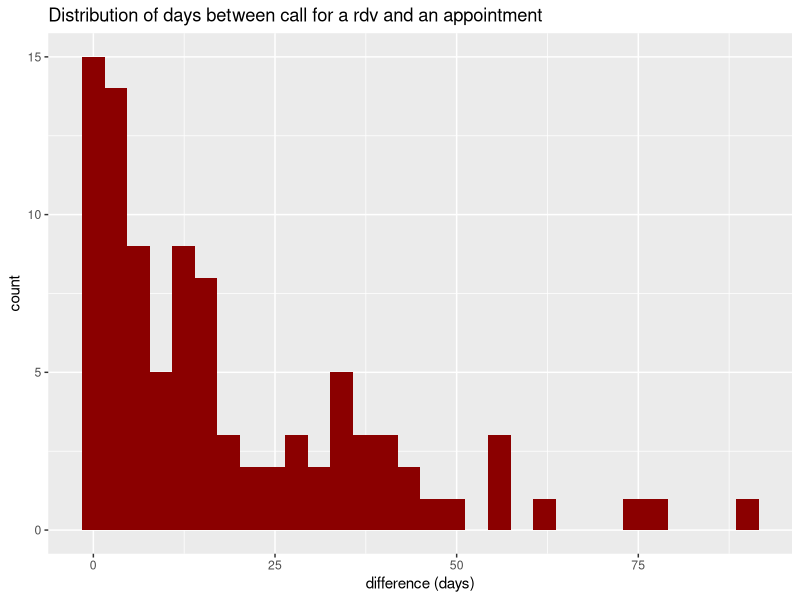
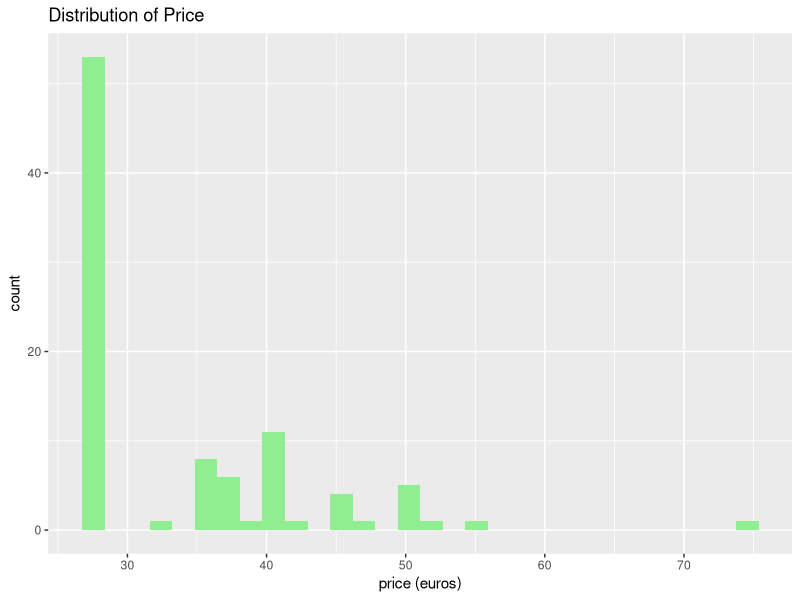
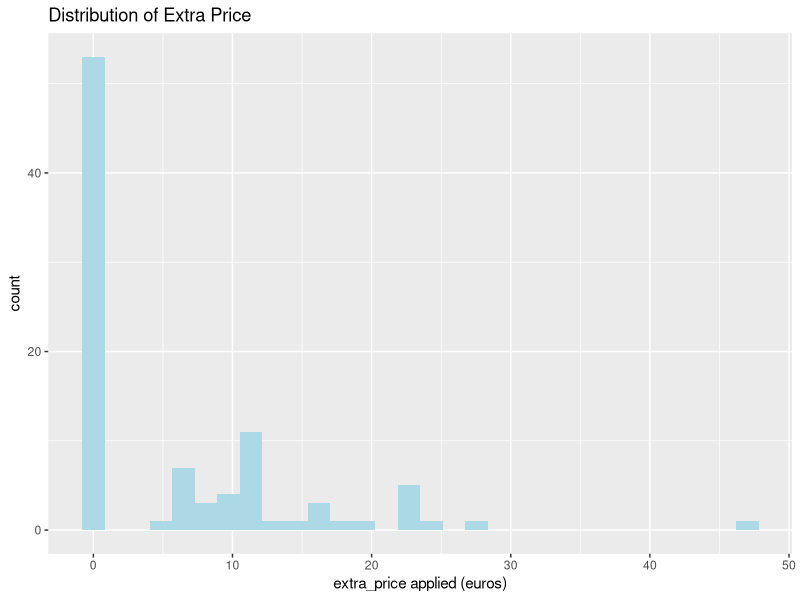
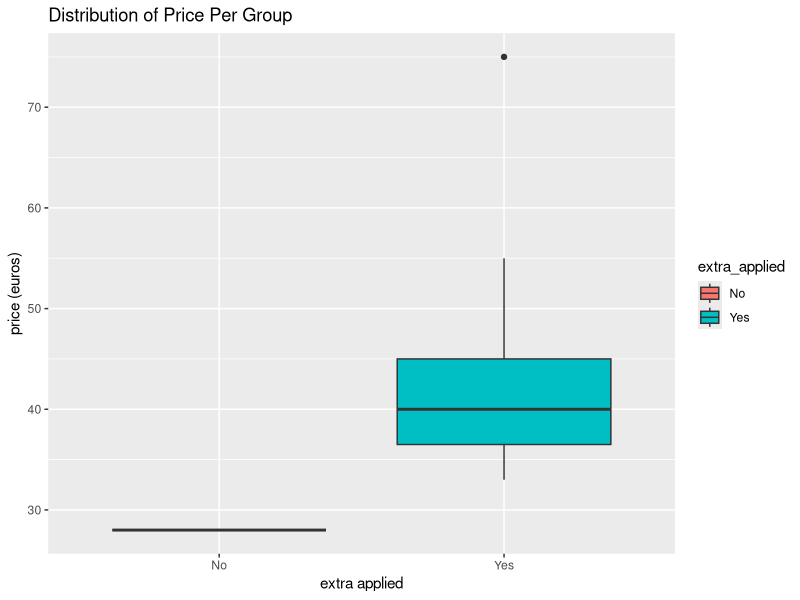
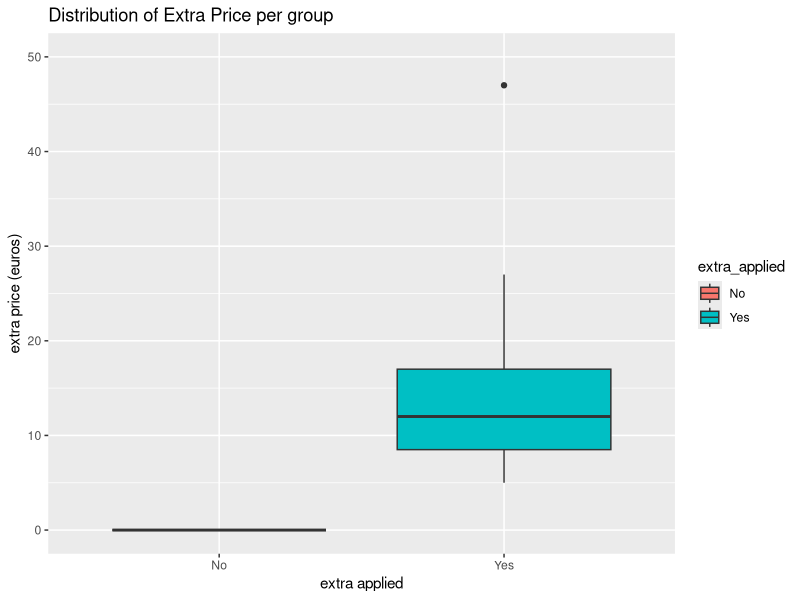

Here is the R script that generated these plots, in order:
## ---- chunk 1
library(openxlsx)
library(data.table)
library(tidyverse)
## ---- chunk 2
pediatrician <- read.xlsx("pediatrician.xlsx", detectDates = T)
pediatrician$`Date.Rendez-vous`[6] <- pediatrician$`Date.Rendez-vous`[6] <- "2012-10-10"
pediatrician$`Date.Rendez-vous` <- as.Date(pediatrician$`Date.Rendez-vous`)
setnames(pediatrician, old = c("Ville", "Date.appel", "Date.Rendez-vous", "Délai.rendez-vous", "Tarif", "Dépassement.d'honoraires"), new = c("city", "call_date", "rdv_date", "diff_call_rdv", "price", "extra_price"))
pediatrician <- as_tibble(pediatrician)
head(pediatrician)
## ---- chunk 3
pediatrician <- pediatrician %>%
  dplyr::mutate(extra_applied = ifelse(extra_price == 0, "No", "Yes"))
## ---- chunk 4
round(prop.table(table(pediatrician$extra_applied == "Yes")), 2) * 100
## ---- chunk 5
summary(pediatrician[, 4:6])
ggplot(pediatrician, aes(x = diff_call_rdv)) + geom_histogram(fill = "darkred") + ggtitle("Distribution of days between call for a rdv and an appointment") + xlab("difference (days)")
ggplot(pediatrician, aes(x = price)) + geom_histogram(fill = "lightgreen") + ggtitle("Distribution of Price") + xlab("price (euros)")
ggplot(pediatrician, aes(x = extra_price)) + geom_histogram(fill = "lightblue") + ggtitle(("Distribution of Extra Price")) + xlab("extra_price applied (euros)")
## ---- chunk 6
pediatrician %>% 
  group_by(extra_applied) %>% 
  dplyr::summarise(avg_days = round(mean(diff_call_rdv), 2))
## ---- chunk 7
pediatrician %>%
  group_by(extra_applied) %>%
  dplyr::summarize(median_price = round(median(price), 2), mean_price = round(mean(price), 2), sd_price = round(sd(price), 2), max_price = round(max(price), 2))
## ---- chunk 8
ggplot(pediatrician, aes(x = extra_applied, y = price, fill = extra_applied)) + geom_boxplot() + ggtitle("Distribution of Price Per Group") + xlab("extra applied") + ylab("price (euros)") 
## ---- chunk 9
pediatrician %>% 
  group_by(extra_applied) %>%
  dplyr::summarize(avg_extra = mean(extra_price))
## ---- chunk 10
ggplot(pediatrician, aes(x = extra_applied, y = extra_price, fill = extra_applied)) + geom_boxplot() + ggtitle("Distribution of Extra Price per group") + xlab("extra applied") + ylab("extra price (euros)") + ylim(c(0, 50))
## ---- chunk 11
pediatrician %>%
  filter(extra_price > 40)
## ---- chunk 12
pediatrician %>%
  dplyr::select(c(city, price, extra_price, extra_applied)) %>%
  group_by(city) %>%
  filter(extra_applied == "Yes") %>%
  dplyr::summarize(total = n(), avg_price = round(mean(price), 2),
                   avg_extra = round(mean(extra_price), 2)) %>%
  arrange(desc(avg_price))
